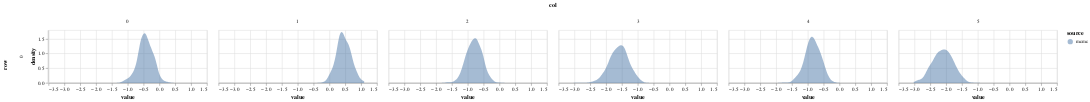

Notebook source saved alongside this figure:
### Code cell
param = 'alpha'
df = get_post_df(ps[param]) 
df['source'] = 'mcmc'
plot_density(df, height=100)

### Figure 1 — Vega-Lite specification as saved in the notebook (floating-point values rounded to 4 significant figures; data arrays with more than 128 entries replaced by an {"elided": "..."} marker saying what was removed)
{"config": {"view": {"continuousWidth": 400, "continuousHeight": 300}}, "data": {"name": "data-b0e306cd6e72806f4c05e80577294b52"}, "mark": {"type": "area", "opacity": 0.5}, "encoding": {"color": {"type": "nominal", "field": "source"}, "column": {"type": "quantitative", "field": "col"}, "row": {"type": "quantitative", "field": "row"}, "x": {"type": "quantitative", "field": "value"}, "y": {"type": "quantitative", "field": "density"}}, "height": 100, "resolve": {"scale": {"x": "independent"}}, "transform": [{"fold": ["value"]}, {"density": "value", "groupby": ["cn", "row", "col", "source"]}], "width": 300, "$schema": "https://vega.github.io/schema/vega-lite/v4.8.1.json", "datasets": {"data-b0e306cd6e72806f4c05e80577294b52": {"elided": "3000 records"}}}
